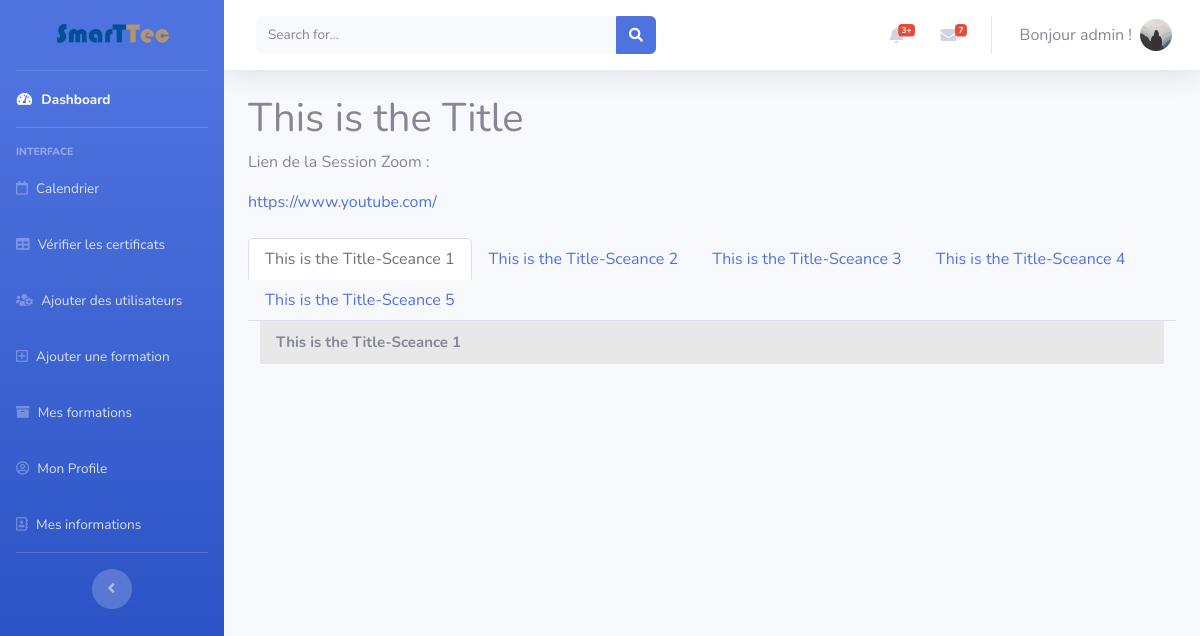
/mesformations/1 (signed in), run on an earlier commit of the app's database.
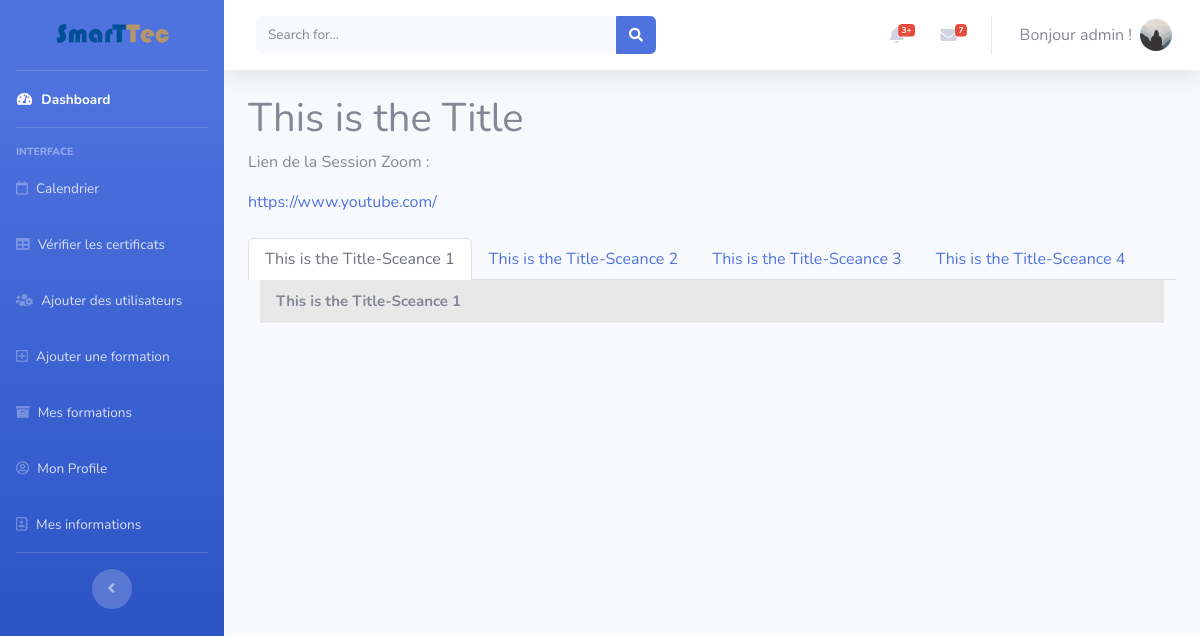
And on a later commit of the database.
### flaskblog/models.py (models this page shows, shortened)
class User(db.Model, UserMixin):
    id = db.Column(db.Integer, primary_key=True)
    username = db.Column(db.String(20), unique=True, nullable=False)
    email = db.Column(db.String(120), unique=True, nullable=False)
    image_file = db.Column(db.String(20), nullable=False,
                           default='default.jpg')
    password = db.Column(db.String(60), nullable=False)
    acc_rights = db.Column(db.Integer, default=2)
    posts = db.relationship('Post', backref='author', lazy=True)
    subscriptions = db.relationship(
        'Subscription', backref='subscribed', lazy=True)
    infos = db.relationship(
        'Userinfo', backref='currentuser', lazy=True)

class Post(db.Model):
    id = db.Column(db.Integer, primary_key=True)
    title = db.Column(db.String(100), nullable=False)
    price = db.Column(db.Integer, nullable=False)
    youtube_url = db.Column(db.String(200), nullable=True)
    num_posts = db.Column(db.Integer, nullable=False)
    date_posted = db.Column(db.DateTime, nullable=False,
                            default=datetime.utcnow)
    content = db.Column(db.Text, nullable=False)
    description = db.Column(db.Text, nullable=False)
    start_date = db.Column(db.DateTime, nullable=False,
                           default=datetime.utcnow)
    zoom_link = db.Column(db.String(200))
    theme = db.Column(db.String(20), default="theme 1")
    user_id = db.Column(db.Integer, db.ForeignKey('user.id'), nullable=False)
    images = db.relationship('PostImage', backref='post', lazy=True)
    subscriptions = db.relationship(
        'Subscription', backref='subscribers', lazy=True)
    sceances = db.relationship(
        'Sceance', backref='session', lazy=True)

class Sceance(db.Model):
    id = db.Column(db.Integer, primary_key=True)
    num = db.Column(db.Integer, nullable=False)
    title = db.Column(db.String(100), nullable=False)
    content = db.Column(db.Text, nullable=True)
    start_date = db.Column(db.DateTime, nullable=False,
                           default=datetime.utcnow)
    session_id = db.Column(
        db.Integer, db.ForeignKey('post.id'), nullable=False)
    zoom_video = db.Column(db.String(200), nullable=True)
    documents = db.relationship('Document', backref='sceance.id', lazy=False)

### flaskblog/users/routes.py (the view)
@ users.route("/mesformations/<int:post_id>")
@ login_required
def mesformations(post_id):
    post = Post.query.get(post_id)
    return render_template('mesFormations.html', current_user=current_user, post=post)

### flaskblog/models.py (called while the page is built)
@login_manager.user_loader
def load_user(user_id):
    return User.query.get(int(user_id))

### flaskblog/templates/startbootstrap-sb-admin-2-gh-pages/mesFormations.html (shortened to what this page needs)
{% extends 'base.html' %} {% block content %}
<div id="wrapper">
  {% include 'Sidebar.html' %}
  <div id="content-wrapper" class="d-flex flex-column">
    <div id="content">
      {% include 'Topbar.html' %}
      <div class="container-fluid">
        <h1>{{post.title}}</h1>
        <p>Lien de la Session Zoom :</p>
        <a href="{{post.zoom_link}}">{{post.zoom_link}}</a>
        <ul class="nav nav-tabs" id="myTab" role="tablist">
          {% for sc in post.sceances %}
          <li class="nav-item">
            <a
              {% if sc.num==1 %}
              class="nav-link active"
              {% else %}
              class="nav-link"
              {% endif %}
              id="home-tab"
              data-toggle="tab"
              href="#sc{{sc.id}}"
              role="tab"
              aria-controls="home"
              aria-selected="true"
              >{{sc.title}}</a
            >
          </li>
          {% endfor %}
        </ul>
        <div class="tab-content" id="myTabContent">
          {% for sc in post.sceances %}
          <div
            {% if sc.num==1 %}
            class="tab-pane fade show active"
            {% else %}
            class="tab-pane fade show"
            {% endif %}
            id="sc{{sc.id}}"
            role="tabpanel"
            aria-labelledby="home-tab"
          >
            <div class="col-sm-12 course-section">
              <div class="section-title">{{sc.title}}</div>
            </div>
          </div>
          {% endfor %}
        </div>
      </div>
    </div>
  </div>
</div>
{% endblock %}

### flaskblog/templates/startbootstrap-sb-admin-2-gh-pages/base.html (shortened to what this page needs)
<!DOCTYPE html>
<html lang="en">
  <head>
    <link
      href="{{url_for('static',filename='vendor/fontawesome-free/css/all.min.css')}}"
      rel="stylesheet"
      type="text/css"
    />
    <link
      href="{{url_for('static',filename='vendor/fullcalendar/main.css')}}"
      rel="stylesheet"
    />
    <link
      href="{{url_for('static',filename='css/sb-admin-2.min.css')}}"
      rel="stylesheet"
    />
    <link
      href="{{url_for('static',filename='css/fedora.css')}}"
      rel="stylesheet"
    />
    <link
      href="{{url_for('static',filename='css/extra.css')}}"
      rel="stylesheet"
    />
    <link
      href="{{url_for('static',filename='scss/calendar.scss')}}"
      rel="stylesheet"
    />
  </head>
  <body id="page-top">
    {%block content %}{% endblock %} {% include 'modals/flashes_modal.html' %}
  </body>
</html>

### flaskblog/templates/startbootstrap-sb-admin-2-gh-pages/Sidebar.html
<div id="wrapper">
  <ul
    class="navbar-nav bg-gradient-primary sidebar sidebar-dark accordion"
    id="accordionSidebar"
  >
    <a
      class="sidebar-brand d-flex align-items-center justify-content-center"
      href="/"
    >
      <img
        src="{{url_for('static',filename='img/SMARTTEC-Logo.png')}}"
        style="max-width: 100%; max-height: 100%"
      />
    </a>
    <hr class="sidebar-divider my-0" />
    <li class="nav-item active">
      <a class="nav-link" href="/home">
        <i class="fas fa-fw fa-tachometer-alt"></i>
        <span>Dashboard</span></a
      >
    </li>
    <hr class="sidebar-divider" />
    <div class="sidebar-heading">Interface</div>
    <li class="nav-item">
      <a class="nav-link" href="/calendar">
        <i class="far fa-calendar"></i>
        <span>Calendrier</span></a
      >
    </li>
    <li class="nav-item">
      <a class="nav-link" href="/search">
        <i class="fas fa-table"></i>
        <span>Vérifier les certificats</span></a
      >
    </li>
    {%if current_user.is_authenticated %} {% if current_user.acc_rights==2 %}
    <li class="nav-item">
      <a class="nav-link" href="/">
        <i class="fas fa-shopping-cart"></i>
        <span>Trouver une Formation</span></a
      >
    </li>
    <li class="nav-item">
      <a class="nav-link" href="/mesformations">
        <i class="fas fa-shopping-basket"></i>
        <span>Mes Formations</span></a
      >
    </li>
    {% elif current_user.acc_rights==0 %}
    <li class="nav-item">
      <a class="nav-link" href="/add_users">
        <i class="fas fa-users-cog"></i>
        <span>Ajouter des utilisateurs</span></a
      >
    </li>
    {% endif %} {% if current_user.acc_rights!=2 %}
    <li class="nav-item">
      <a class="nav-link" href="/post/new">
        <i class="far fa-plus-square"></i>
        <span>Ajouter une formation</span></a
      >
    </li>
    <li class="nav-item">
      <a class="nav-link" href="/formations">
        <i class="fas fa-archive"></i>
        <span>Mes formations</span></a
      >
    </li>
    {% endif %}
    <li class="nav-item">
      <a class="nav-link" href="/account">
        <i class="far fa-user-circle"></i>
        <span>Mon Profile</span></a
      >
    </li>
    <li class="nav-item">
      <a class="nav-link" href="/infos">
        <i class="far fa-address-book"></i>
        <span>Mes informations</span></a
      >
    </li>
    {% endif %}
    <hr class="sidebar-divider" />
    <div class="text-center d-none d-md-inline">
      <button class="rounded-circle border-0" id="sidebarToggle"></button>
    </div>
  </ul>
</div>

### flaskblog/templates/startbootstrap-sb-admin-2-gh-pages/Topbar.html (shortened to what this page needs)
<nav
  class="navbar navbar-expand navbar-light bg-white topbar mb-4 static-top shadow"
>
  <form
    class="d-none d-sm-inline-block form-inline mr-auto ml-md-3 my-2 my-md-0 mw-100 navbar-search"
  >
    <div class="input-group">
      <input
        type="text"
        class="form-control bg-light border-0 small"
        placeholder="Search for..."
        aria-label="Search"
        aria-describedby="basic-addon2"
      />
      <div class="input-group-append">
        <button class="btn btn-primary" type="button">
          <i class="fas fa-search fa-sm"></i>
        </button>
      </div>
    </div>
  </form>
  <ul class="navbar-nav ml-auto">
    {% if current_user.username %}
    <li class="nav-item dropdown no-arrow mx-1">
      <a
        class="nav-link dropdown-toggle"
        href="#"
        id="alertsDropdown"
        role="button"
        data-toggle="dropdown"
        aria-haspopup="true"
        aria-expanded="false"
      >
        <i class="fas fa-bell fa-fw"></i>
        <span class="badge badge-danger badge-counter">3+</span>
      </a>
    </li>
    <li class="nav-item dropdown no-arrow mx-1">
      <a
        class="nav-link dropdown-toggle"
        href="#"
        id="messagesDropdown"
        role="button"
        data-toggle="dropdown"
        aria-haspopup="true"
        aria-expanded="false"
      >
        <i class="fas fa-envelope fa-fw"></i>
        <span class="badge badge-danger badge-counter">7</span>
      </a>
    </li>
    <li class="nav-item dropdown no-arrow">
      <a
        class="nav-link dropdown-toggle"
        href="#"
        id="userDropdown"
        role="button"
        data-toggle="dropdown"
        aria-haspopup="true"
        aria-expanded="false"
      >
        <span class="mr-2 d-none d-lg-inline text-gray-600 large"
          >Bonjour {{current_user.username}} !</span
        >
        <img
          class="img-profile rounded-circle"
          src="{{url_for('static',filename='profile_pics/' +current_user.image_file)}}"
        />
      </a>
    </li>
    {%endif%}
  </ul>
</nav>

### flaskblog/static/css/fedora.css (style rules this page uses)
.course-section { margin-bottom: 10px; }
.course-section .section-title { background: #e8e8e8; padding: 10px 16px; margin: 0; font-size: 15px; font-weight: bold; border-bottom: 1px solid #fff; }

### flaskblog/static/css/extra.css (style rules this page uses)
:root { --input-padding-x: 1.5rem; --input-padding-y: 0.75rem; }

What changed in the data, as far as the page shows it:
removed Sceance: title "This is the Title-Sceance 5", shown under "This is the Title"
